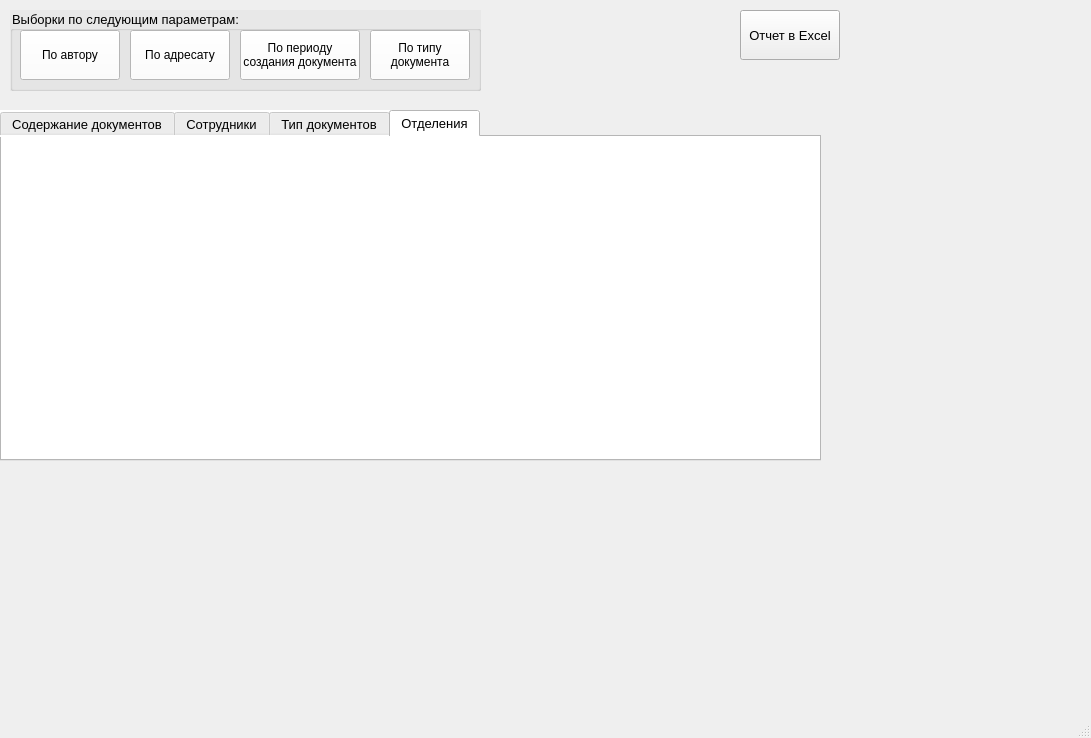
<?xml version="1.0" encoding="UTF-8"?>
<ui version="4.0">
 <class>MainWindow</class>
 <widget class="QMainWindow" name="MainWindow">
  <property name="geometry">
   <rect>
    <x>0</x>
    <y>0</y>
    <width>1091</width>
    <height>738</height>
   </rect>
  </property>
  <property name="font">
   <font>
    <pointsize>10</pointsize>
   </font>
  </property>
  <property name="windowTitle">
   <string>Введение документооборота колледжа</string>
  </property>
  <widget class="QWidget" name="centralwidget">
   <widget class="QTabWidget" name="tabWidget">
    <property name="geometry">
     <rect>
      <x>0</x>
      <y>110</y>
      <width>821</width>
      <height>351</height>
     </rect>
    </property>
    <property name="styleSheet">
     <string notr="true">background-color: rgb(255, 255, 255);</string>
    </property>
    <property name="currentIndex">
     <number>3</number>
    </property>
    <property name="iconSize">
     <size>
      <width>40</width>
      <height>40</height>
     </size>
    </property>
    <widget class="QWidget" name="tab_content_doc">
     <attribute name="title">
      <string>Содержание документов</string>
     </attribute>
    </widget>
    <widget class="QWidget" name="tab_employ">
     <attribute name="title">
      <string>Сотрудники</string>
     </attribute>
    </widget>
    <widget class="QWidget" name="tab_type_doc">
     <attribute name="title">
      <string>Тип документов</string>
     </attribute>
    </widget>
    <widget class="QWidget" name="tab_depart">
     <attribute name="title">
      <string>Отделения</string>
     </attribute>
    </widget>
   </widget>
   <widget class="QPushButton" name="btm_Exel">
    <property name="geometry">
     <rect>
      <x>740</x>
      <y>10</y>
      <width>100</width>
      <height>50</height>
     </rect>
    </property>
    <property name="text">
     <string>Отчет в Excel</string>
    </property>
   </widget>
   <widget class="QGroupBox" name="groupBox">
    <property name="geometry">
     <rect>
      <x>10</x>
      <y>10</y>
      <width>471</width>
      <height>81</height>
     </rect>
    </property>
    <property name="styleSheet">
     <string notr="true">background-color: rgb(232, 232, 232);</string>
    </property>
    <property name="title">
     <string>Выборки по следующим параметрам:</string>
    </property>
    <widget class="QPushButton" name="btm_author">
     <property name="geometry">
      <rect>
       <x>10</x>
       <y>20</y>
       <width>100</width>
       <height>50</height>
      </rect>
     </property>
     <property name="styleSheet">
      <string notr="true">background-color: rgb(255, 255, 255);</string>
     </property>
     <property name="text">
      <string>По автору</string>
     </property>
    </widget>
    <widget class="QPushButton" name="btm_address">
     <property name="geometry">
      <rect>
       <x>120</x>
       <y>20</y>
       <width>100</width>
       <height>50</height>
      </rect>
     </property>
     <property name="styleSheet">
      <string notr="true">background-color: rgb(255, 255, 255);</string>
     </property>
     <property name="text">
      <string>По адресату</string>
     </property>
    </widget>
    <widget class="QPushButton" name="btm_time">
     <property name="geometry">
      <rect>
       <x>230</x>
       <y>20</y>
       <width>120</width>
       <height>50</height>
      </rect>
     </property>
     <property name="styleSheet">
      <string notr="true">background-color: rgb(255, 255, 255);</string>
     </property>
     <property name="text">
      <string>По периоду
создания документа</string>
     </property>
    </widget>
    <widget class="QPushButton" name="btm_type">
     <property name="geometry">
      <rect>
       <x>360</x>
       <y>20</y>
       <width>100</width>
       <height>50</height>
      </rect>
     </property>
     <property name="styleSheet">
      <string notr="true">background-color: rgb(255, 255, 255);</string>
     </property>
     <property name="text">
      <string>По типу
документа</string>
     </property>
    </widget>
   </widget>
  </widget>
  <widget class="QStatusBar" name="statusbar"/>
 </widget>
 <resources/>
 <connections/>
</ui>
